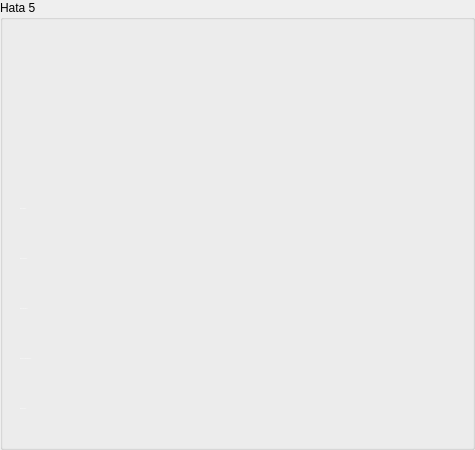
     <widget class="QGroupBox" name="groupBox_5">
      <property name="minimumSize">
       <size>
        <width>475</width>
        <height>450</height>
       </size>
      </property>
      <property name="title">
       <string>Hata 5</string>
      </property>
      <widget class="QLabel" name="text_Hata_Sinif_5">
       <property name="geometry">
        <rect>
         <x>300</x>
         <y>390</y>
         <width>161</width>
         <height>37</height>
        </rect>
       </property>
       <property name="text">
        <string/>
       </property>
      </widget>
      <widget class="QLabel" name="label_Hata_Alani_5">
       <property name="geometry">
        <rect>
         <x>20</x>
         <y>290</y>
         <width>261</width>
         <height>37</height>
        </rect>
       </property>
       <property name="font">
        <font>
         <pointsize>-1</pointsize>
        </font>
       </property>
       <property name="styleSheet">
        <string notr="true">color:white;</string>
       </property>
       <property name="text">
        <string>Hata Alanı(mm2) :</string>
       </property>
      </widget>
      <widget class="QLabel" name="text_Hata_Alan_5">
       <property name="geometry">
        <rect>
         <x>300</x>
         <y>290</y>
         <width>161</width>
         <height>37</height>
        </rect>
       </property>
       <property name="text">
        <string/>
       </property>
      </widget>
      <widget class="QLabel" name="label_Hata_Eni_5">
       <property name="geometry">
        <rect>
         <x>20</x>
         <y>190</y>
         <width>261</width>
         <height>37</height>
        </rect>
       </property>
       <property name="font">
        <font>
         <pointsize>-1</pointsize>
        </font>
       </property>
       <property name="styleSheet">
        <string notr="true">color:white;</string>
       </property>
       <property name="text">
        <string>Hata Eni(mm) :</string>
       </property>
      </widget>
      <widget class="QLabel" name="text_Hata_Eni_5">
       <property name="geometry">
        <rect>
         <x>300</x>
         <y>190</y>
         <width>161</width>
         <height>37</height>
        </rect>
       </property>
       <property name="text">
        <string/>
       </property>
      </widget>
      <widget class="QLabel" name="label_Hata_metre_5">
       <property name="geometry">
        <rect>
         <x>20</x>
         <y>340</y>
         <width>261</width>
         <height>37</height>
        </rect>
       </property>
       <property name="font">
        <font>
         <pointsize>-1</pointsize>
        </font>
       </property>
       <property name="styleSheet">
        <string notr="true">color:white;</string>
       </property>
       <property name="text">
        <string>Hatanın Geldiği Metre(m) :</string>
       </property>
      </widget>
      <widget class="QLabel" name="label_Hata_Sinifi_5">
       <property name="geometry">
        <rect>
         <x>20</x>
         <y>390</y>
         <width>261</width>
         <height>37</height>
        </rect>
       </property>
       <property name="font">
        <font>
         <pointsize>-1</pointsize>
        </font>
       </property>
       <property name="styleSheet">
        <string notr="true">color:white;</string>
       </property>
       <property name="text">
        <string>Hatanın Sınıfı :</string>
       </property>
      </widget>
      <widget class="QLabel" name="text_Hata_Boyu_5">
       <property name="geometry">
        <rect>
         <x>300</x>
         <y>240</y>
         <width>161</width>
         <height>37</height>
        </rect>
       </property>
       <property name="text">
        <string/>
       </property>
      </widget>
      <widget class="QLabel" name="Metre_Label_5">
       <property name="geometry">
        <rect>
         <x>300</x>
         <y>340</y>
         <width>161</width>
         <height>37</height>
        </rect>
       </property>
       <property name="text">
        <string/>
       </property>
      </widget>
      <widget class="QLabel" name="label_Hata_Boyu_5">
       <property name="geometry">
        <rect>
         <x>20</x>
         <y>240</y>
         <width>261</width>
         <height>37</height>
        </rect>
       </property>
       <property name="font">
        <font>
         <pointsize>-1</pointsize>
        </font>
       </property>
       <property name="styleSheet">
        <string notr="true">color:white;</string>
       </property>
       <property name="text">
        <string>Hata Boyu(mm) :</string>
       </property>
      </widget>
      <widget class="QLabel" name="label_Hata_Goster_5">
       <property name="geometry">
        <rect>
         <x>88</x>
         <y>20</y>
         <width>300</width>
         <height>150</height>
        </rect>
       </property>
       <property name="styleSheet">
        <string notr="true"/>
       </property>
       <property name="text">
        <string/>
       </property>
      </widget>
     </widget>
